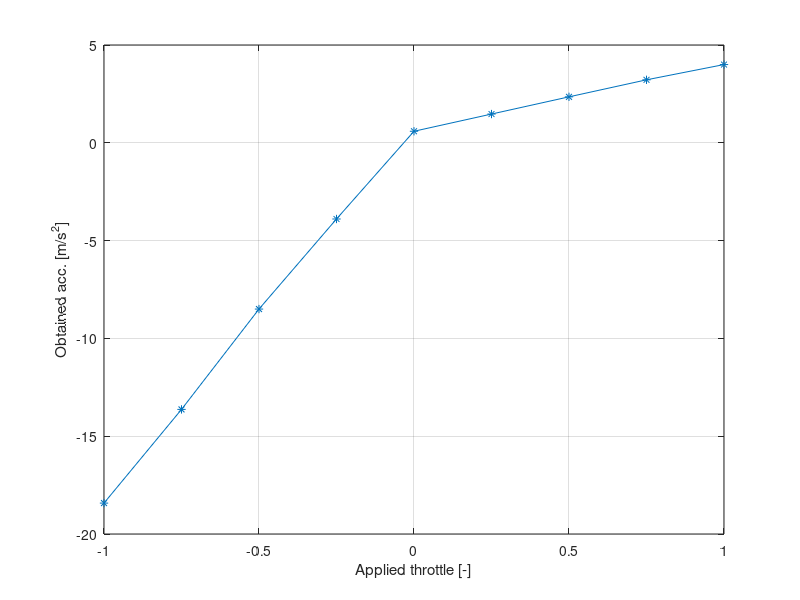

The MATLAB source for this figure: (Note: this script raises an error after producing the figure.)
% Motorcycle model definition file.
% Author(s): G.D Wood
% Copyright 1990-2002 The MathWorks, Inc.

% Inertia parameters.
Mff_str = 13.1;  % kg.  Mass of the front steering body (steering axle + suspension)
Mff_sus = 17.5;  % kg.  Mass of the suspension
Mmain  = 209.6;  % kg.  Mass of the main frame
Mfw = 25.6;      % kg.  Mass of the front wheel
Mrw = 25.6;      % kg.  Mass of the rear wheel
Mubr = 44.5;     % kg.  Mass of the rider
Mswg_arm = 0;    % kg.  Mass of the swingarm

% Inertia parameters for the front suspension
Iff_strx = 0.8;  % kg*m^2. 
Iff_stry = 1.2;  % kg*m^2. 
Iff_strz = 0.5;  % kg*m^2. 
Iff_strxz = 0;   % kg*m^2. 

% Inertia matrix for the front suspension
Iff_sus = [Iff_stry 0 Iff_strxz;
           0 Iff_stry 0;
           Iff_strxz 0 Iff_strz*0.1]*0.2 ;
       
% Inertia matrix for the rear suspension
Iff_rear_sus = [Iff_stry 0 Iff_strxz;0 Iff_stry 0;Iff_strxz 0 Iff_strz*0.1]*0.2 ;

% Inertia parameters for the main frame
Imnx = 6.9;      % kg*m^2. 
Imny = 34.1;     % kg*m^2.
Imnz = 21.1;     % kg*m^2.
Imnxz  = 1.7;    % kg*m^2.

% Inertia matrix for the main frame
Imn = [Imnx+5 0 Imnxz;0 Imny 0;Imnxz 0 Imnz+5]*0.68 ;

% Inertia matrix for the front steer body
Iff_str = [Iff_stry 0 Iff_strxz;
           0 Iff_stry 0;
           Iff_strxz 0 Iff_strz*0.1]*0.25 ;
       
% Inertia parameters for the rider
Iubrx = 1.3;     % kg*m^2.
Iubry = 2.1;     % kg*m^2.
Iubrz = 1.4;     % kg*m^2.
Iubrxz = 0.3;    % kg*m^2.

% Inertia matrix for the rider
Iubr = [Iubrx 0 Iubrxz;0 Iubry 0;Iubrxz 0 Iubrz] ;

% Inertia parameters for the front wheel and rear wheel
Ifwx = 0.3 ;     % kg*m^2.
Ifwy  = 0.58;    % kg*m^2.
Ifwz = 0.3 ;     % kg*m^2.
Irwx = 0.38 ;    % kg*m^2.
Irwy = 0.74;     % kg*m^2.
Irwz = 0.38 ;    % kg*m^2.

% Inertia matrix for the front wheel and rear wheel
Ifw = [Ifwx 0 0;0 Ifwy 0;0 0 Ifwz] ;
Irw = [Irwx 0 0;0 Irwy 0;0 0 Irwz] ;

% Geometric parameters.
x1  =  0.770;   % m
z1  = -0.582;   % m
x2  =  1.168;   % m
z2  = -0.834;   % m
x3  =  1.165;   % m
z3  = -0.869;   % m
x4  =  1.225;   % m
z4  = -0.867;   % m
x5  =  1.539;   % m
z5  = -0.318;   % m
x6  =  1.539;   % m
z6  = -0.318;   % m
x7  =  0.000;   % m
z7  = -0.321;   % m
x8  =  0.680;   % m
z8  = -0.532;   % m
x9  =  0.600;   % m
z9  = -1.000;   % m
x10 =  0.600;   % m
z10 = -1.190;   % m
x11 =  0.400;   % m
z11 = -0.321;   % m
x12 =  0.000;   % m
z12 = -0.330;   % m
x13 =  0.000;   % m
z13 = -0.700;   % m
x14 =  0.100;   % m
z14 = -0.330;   % m
r_tcf = 0.049;  % m  Front camber const.
r_tcr = 0.07;   % m  Rear camber const.
fwrad = 0.319;  % m  Front wheel radius
rwrad = 0.321;  % m  Rear wheel radius
epsilon = 0.52; %rad Steer axle inclination with the vertical (Rake angle)

% Suspension parameters.
r_sprld0 = 1540.0;  
f_sprld0 = 940.0;  
Ksf = 9000.0;  
Csf = 550.0;  
Ksr = 25700.0;
Csr = 1100.0; 
Ktf = 115000.0;  
Ktr = 170000.0;  
fw_ld0 = 1250.0;  
rw_ld0 = 1792.0;

% Stiffness and damping parameters.
Kp_ubr = 10000.0;
Cp_ubr = 85.2;  
Kp_twst = 34100.0;  
Cp_twst = 99.7;  
Kp_str = 0.0;
Kp_sts = 1000000.0;  
Cp_str = 7.4;  


% Tyre parameters.
C_Mgf = 4.8;
C_Mgr = 7.9;
C_Faf = 1.85e4;
C_Far = 2.58e4;
C_Fgf = 1.71e3;
C_Fgr = 2.80e3;
p_agf = 0.46;  
p_agr = 0.4;
p_ggf = 0.36;  
p_ggr = 0.5;  
q_aaf = 10.1;  
q_aar = 10.1; 
q_ggf = 5.1;  
q_ggr = 5.1;
t_pf = 0.03; 
t_pr = 0.03;  
n_af = 14;  
n_ar = 1.9;  
n_gf = 1.3; 
n_gr = 1.69;
sigma_fyr = 0.25;  
sigma_fyf = 0.25;  
r_sl_stf = 20000;  
f_sl_stf = 15000;

% Set-defaults
theta = 0.0; % Grade angle (gravity)
brake = 0.0; % Brake ratio 
satf = 4800; % Saturation force of the tire
v_ini = 30.0; % m/s Initial velocity


% Suspension pickup points.
Pickup.p1.name  = 'Aerodynamics centre of pressure';
Pickup.p1.coordinates = eval(['[x1 0 z1]']);
Pickup.p2.name = 'Twist axis joint with rear frame';
Pickup.p2.coordinates = eval(['[x2 0 z2]']);
Pickup.p3.name = 'Centre of mass of front frame steer body'; 
Pickup.p3.coordinates = eval(['[x3 0 z3]']);
Pickup.p4.name = 'Joint co-ordinate for front frame suspension and steer bodies'; 
Pickup.p4.coordinates = eval(['[x4 0 z4]']);
Pickup.p5.name = 'Centre of mass of front suspension body';
Pickup.p5.coordinates = eval(['[x5 0 z5]']);
Pickup.p6.name = 'Front wheel attachment point'; 
Pickup.p6.coordinates = eval(['[x6 0 z6]']);
Pickup.p7.name = 'Rear wheel centre point'; 
Pickup.p7.coordinates = eval(['[x7 0 z7]']);
Pickup.p8.name = 'Centre of mass of the main frame'; 
Pickup.p8.coordinates = eval(['[x8 0 z8]']);
Pickup.p9.name =  'Attachment point for rider on rear frame'; 
Pickup.p9.coordinates = eval(['[x9 0 z9]']);
Pickup.p10.name = 'Rider centre of mass'; 
Pickup.p10.coordinates = eval(['[x10 0 z10]']);
Pickup.p11.name = 'Swinging arm joint point to main frame'; 
Pickup.p11.coordinates = eval(['[x11 0 z11]']);
Pickup.p12.name = 'Attachment point for the rear spring onto bottom link'; 
Pickup.p12.coordinates = eval(['[x12 0 z12]']);
Pickup.p13.name = 'Attachment point for the rear spring onto main frame'; 
Pickup.p13.coordinates = eval(['[x13 0 z13]']);
Pickup.p14.name = 'Centre of mass of swing arm'; 
Pickup.p14.coordinates = eval(['[x14 0 z14]']);

% Torque-->Inputs block
inputs.del_min  = 0.05 ; % Minimum delta-steering angle

% tranfer function relating [input] steering angle (\delta_{ref}) and
% [output] steering torque
inputs.del_tf_num = -10*[5] ; 
inputs.del_tf_den = [1 5] ;

% Engine parameters
% Engine = min(-inputs.engine_a1*acc, inputs.engine_a2) +
%                max(-inputs.engine_b1*acc, -inputs.engine_b2) ;
inputs.engine_a1 = 150 ;
inputs.engine_a2 = 0 ;
inputs.engine_b1 = 750 ;
inputs.engine_b2 = 0 ;

% Aerodynamics block
CDA = 0.312;  
CLA = 0.114;
Aero.Drag = -0.5*1.227*CDA ;
Aero.Lift = -0.5*1.227*CLA ;

% Rear brake block
speedcontrol.const = -80 ; % Default at -80 
% The Body decelerates on changing this to zero.
tstop = 80 ; % Simulation time
%% Relationship between throttle and obtained acceleration
x = -1:0.25:1 ;                                         % applied throttle
y = [-18.42;-13.63;-8.5;-3.895;0.59;1.47;2.35;3.22;4] ; % obtained acc.
plot(x,y,'-*')
xlabel('Applied throttle [-]')
ylabel('Obtained acc. [m/s^2]')
grid on

%% Relationship between applied and obtained steering
%% Test-1: Throttle and Acceleration
load('Data\Simple Acc,Steering inputStraightwith brake.mat')
tstop = t(end) ;
a2 = interp1(y,x,a) ;
v_ini = 0 ;
%%
plot(a2,a,'-o')
hold on
plot(x,y,'-*')